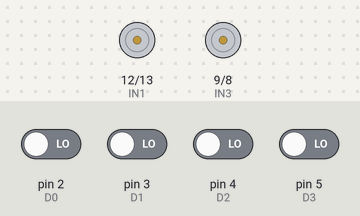
The sketch below on a simulated Arduino Uno, built with avr-gcc and run on an emulated ATmega328P. Parts: motor-driver pin pairs drawn as motors (green arrow = first pin HIGH = forward, orange = second pin HIGH = backward, longer = more drive, scaled by the enable pin). The inputs (shaded band) are chosen by the test bench; at power-on: pin 2 (D0), pin 3 (D1), pin 4 (D2), pin 5 (D3) LOW. What the sketch prints to the serial monitor is not drawn.

Above: at 1.2 s.
1.3 s: pin 2 (D0) driven HIGH
At 2.5 s:
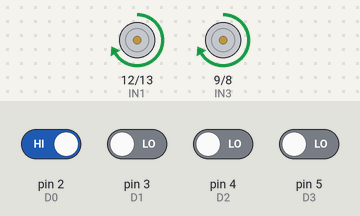
2.8 s: pin 2 (D0) driven LOW and pin 3 (D1) driven HIGH
At 3.6 s:
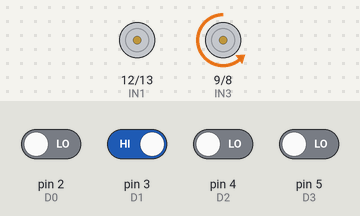
4.3 s: pin 3 (D1) driven LOW
At 5.5 s:
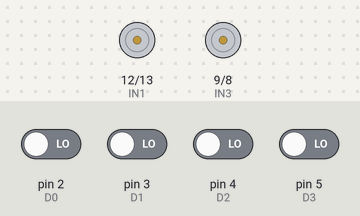
5.8 s: pin 4 (D2) driven HIGH
At 7.0 s:
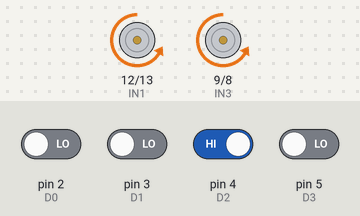
7.3 s: pin 4 (D2) driven LOW
At 8.4 s:
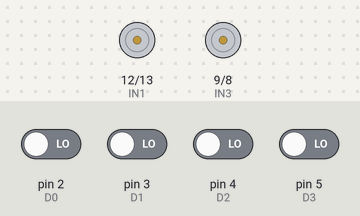
8.8 s: pin 5 (D3) driven HIGH
At 9.4 s:
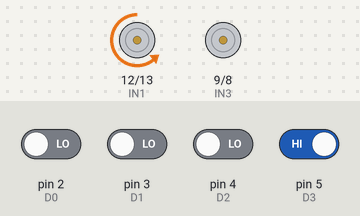
Timing chart, 0 to 11.3 s (numbered marks = the images above; inputs shaded):
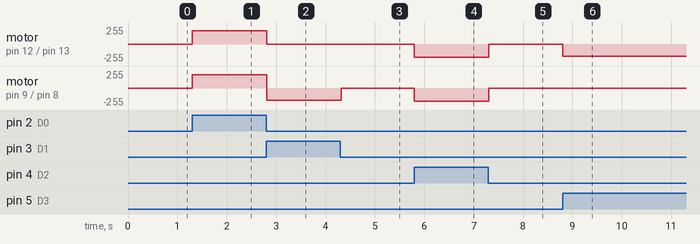

The sketch:

control-por-radio.ino
```cpp
// --- Control de carro con Motor Shield L298P ---
// Motor A conectado a M1 (lado izquierdo)
// Motor B conectado a M2 (lado derecho)

// Pines Motor A
#define IN1 12
#define IN2 13
#define ENA 10

// Pines Motor B
#define IN3 9
#define IN4 8
#define ENB 11

// Pines receptor KRF100
#define D0 2   // Botón A → Adelante
#define D1 3   // Botón B → Izquierda
#define D2 4   // Botón C → Atrás
#define D3 5   // Botón D → Derecha

void setup() {
  Serial.begin(9600);

  // Configurar pines del motor
  pinMode(IN1, OUTPUT);
  pinMode(IN2, OUTPUT);
  pinMode(ENA, OUTPUT);
  pinMode(IN3, OUTPUT);
  pinMode(IN4, OUTPUT);
  pinMode(ENB, OUTPUT);

  // Configurar pines del receptor
  pinMode(D0, INPUT);
  pinMode(D1, INPUT);
  pinMode(D2, INPUT);
  pinMode(D3, INPUT);

  Serial.println("🚗 Sistema listo: Usa los botones A–D para mover el carro.");
}

void loop() {
  if (digitalRead(D0) == HIGH) {        // Botón A → Adelante
    Adelante(200, 200);
    Serial.println("Avanzando...");
  }
  else if (digitalRead(D1) == HIGH) {   // Botón B → Izquierda
    Izquierda(180, 180);
    Serial.println("Girando a la izquierda...");
  }
  else if (digitalRead(D2) == HIGH) {   // Botón C → Atrás
    Atras(200, 200);
    Serial.println("Retrocediendo...");
  }
  else if (digitalRead(D3) == HIGH) {   // Botón D → Derecha
    Derecha(180, 180);
    Serial.println("Girando a la derecha...");
  }
  else {
    Parar();
  }
}

// --- FUNCIONES DE MOVIMIENTO ---

void Adelante(int velIzq, int velDer) {
  // Ambos motores hacia adelante
  digitalWrite(IN1, HIGH);
  digitalWrite(IN2, LOW);
  analogWrite(ENA, velIzq);

  digitalWrite(IN3, HIGH);
  digitalWrite(IN4, LOW);
  analogWrite(ENB, velDer);
}

void Atras(int velIzq, int velDer) {
  // Ambos motores hacia atrás
  digitalWrite(IN1, LOW);
  digitalWrite(IN2, HIGH);
  analogWrite(ENA, velIzq);

  digitalWrite(IN3, LOW);
  digitalWrite(IN4, HIGH);
  analogWrite(ENB, velDer);
}

void Izquierda(int velIzq, int velDer) {
  // Gira hacia la izquierda: solo se mueve la rueda derecha hacia ADELANTE
  // Motor izquierdo (detenido)
  digitalWrite(IN1, LOW);
  digitalWrite(IN2, LOW);
  analogWrite(ENA, 0);

  // Motor derecho (avanza hacia adelante)
  digitalWrite(IN3, LOW);
  digitalWrite(IN4, HIGH);
  analogWrite(ENB, velDer);
}

void Derecha(int velIzq, int velDer) {
  // Gira hacia la derecha: solo se mueve la rueda izquierda hacia ADELANTE
  // Motor izquierdo (avanza hacia adelante)
  digitalWrite(IN1, LOW);
  digitalWrite(IN2, HIGH);
  analogWrite(ENA, velIzq);

  // Motor derecho (detenido)
  digitalWrite(IN3, LOW);
  digitalWrite(IN4, LOW);
  analogWrite(ENB, 0);
}


void Parar() {
  // Detener ambos motores
  digitalWrite(IN1, LOW);
  digitalWrite(IN2, LOW);
  digitalWrite(IN3, LOW);
  digitalWrite(IN4, LOW);
  analogWrite(ENA, 0);
  analogWrite(ENB, 0);
}
```

Measured:
- after the input at 1.3 s, motor on pin 12 (IN1) / pin 13 (IN2), motor on pin 9 (IN3) / pin 8 (IN4): stopped → forward 200/255 at once
- after the input at 2.8 s, motor on pin 12 (IN1) / pin 13 (IN2): forward 200/255 → stopped at once; motor on pin 9 (IN3) / pin 8 (IN4): forward 200/255 → backward 180/255 at once
- after the input at 4.3 s, motor on pin 9 (IN3) / pin 8 (IN4): backward 180/255 → stopped at once
- after the input at 5.8 s, motor on pin 12 (IN1) / pin 13 (IN2), motor on pin 9 (IN3) / pin 8 (IN4): stopped → backward 200/255 at once
- after the input at 7.3 s, motor on pin 12 (IN1) / pin 13 (IN2), motor on pin 9 (IN3) / pin 8 (IN4): backward 200/255 → stopped at once
- after the input at 8.8 s, motor on pin 12 (IN1) / pin 13 (IN2): stopped → backward 180/255 at once
